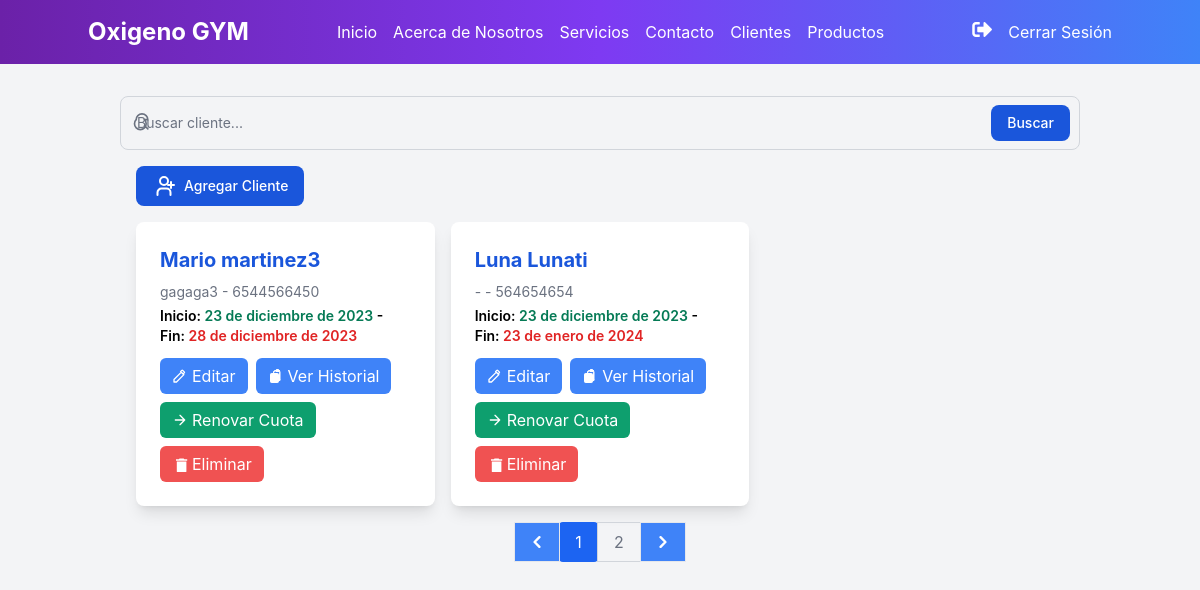
The app's page /clientes/ (signed in) with its own data.
### OxigenoGYMAPP/models.py (models this page shows, shortened)
class Cliente(models.Model):
    id_cliente = models.AutoField(primary_key=True)
    nombre_completo = models.CharField(max_length=100)
    dni = models.CharField(max_length=20, unique=True)
    apodo = models.CharField(max_length=50, blank=True)
    fecha_inicio_cuota = models.DateField(default=default_fecha_inicio, blank=True, null=True)
    fecha_fin_cuota = models.DateField(default=default_fecha_fin, blank=True, null=True)

### OxigenoGYMAPP/views.py (the view)
# urls.py: path('clientes/', views.listar_clientes, name='listar_clientes'),
@login_required(login_url='login_gym')
def listar_clientes(request):
    clientes = Cliente.objects.all()
    query = request.GET.get('q')
    if query:
        clientes = clientes.filter(
            Q(nombre_completo__icontains=query) |
            Q(apodo__icontains=query) |
            Q(dni__icontains=query)
        )
    paginator = Paginator(clientes, 2)
    page = request.GET.get('page')
    try:
        clientes_pagina = paginator.page(page)
    except PageNotAnInteger:
        clientes_pagina = paginator.page(1)
    except EmptyPage:
        clientes_pagina = paginator.page(paginator.num_pages)
    historiales_cuotas = CuotaHistorial.objects.all()
    form_cliente = ClienteForm()  # Utiliza el formulario de Django
    return render(request, 'clientes.html', {'clientes': clientes_pagina, 'historiales_cuotas': historiales_cuotas, 'form_cliente': form_cliente, 'historial_form': CuotaHistorialForm()})

### OxigenoGYMAPP/forms.py (shortened to what this page needs)
class ClienteForm(forms.ModelForm):
    class Meta:
        model = Cliente
        fields = ['nombre_completo', 'dni', 'apodo', 'fecha_inicio_cuota', 'fecha_fin_cuota']
        widgets = {
            'fecha_inicio_cuota': forms.DateInput(attrs={'type': 'date', 'placeholder': 'YYYY-MM-DD'}, format='%Y-%m-%d'),
            'fecha_fin_cuota': forms.DateInput(attrs={'type': 'date', 'placeholder': 'YYYY-MM-DD'}, format='%Y-%m-%d'),
        }
    def __init__(self, *args, **kwargs):
        super(ClienteForm, self).__init__(*args, **kwargs)
        if self.instance and self.instance.pk:
            self.fields['fecha_inicio_cuota'].initial = self.instance.fecha_inicio_cuota
            self.fields['fecha_fin_cuota'].initial = self.instance.fecha_fin_cuota

class CuotaHistorialForm(forms.ModelForm):
    class Meta:
        model = CuotaHistorial
        fields = ['fecha_inicio_cuota', 'fecha_fin_cuota']
        widgets = {
            'fecha_inicio_cuota': forms.DateInput(attrs={'type': 'date', 'placeholder': 'YYYY-MM-DD'}, format='%Y-%m-%d'),
            'fecha_fin_cuota': forms.DateInput(attrs={'type': 'date', 'placeholder': 'YYYY-MM-DD'}, format='%Y-%m-%d'),
        }

### OxigenoGYMAPP/models.py (called while the page is built)
def default_fecha_inicio():
    return datetime.now().date()

def default_fecha_fin():
    return (datetime.now() + timedelta(days=30)).date()

### OxigenoGYMAPP/templates/clientes.html (shortened to what this page needs)
{% extends 'base.html' %}
{% block content %}
<link href="https://cdnjs.cloudflare.com/ajax/libs/flowbite/2.2.0/flowbite.min.css" rel="stylesheet" />
<div class="container mx-auto p-4">
    <form method="get" action="{% url 'listar_clientes' %}">
        <div class="relative">
            <div class="absolute inset-y-0 left-0 flex items-center pl-3 pointer-events-none">
            </div>
            <input type="search" name="q" id="default-search" class="block w-full p-4 pl-12 text-sm text-gray-900 placeholder-gray-500 bg-gray-100 border border-gray-300 rounded-lg focus:ring-blue-500 focus:border-blue-500 dark:bg-gray-700 dark:border-gray-600 dark:placeholder-gray-400 dark:text-white dark:focus:ring-blue-500 dark:focus:border-blue-500" placeholder="Buscar cliente..." required>
            <button type="submit" class="absolute top-1/2 right-2.5 transform -translate-y-1/2 px-4 py-2 text-sm font-medium text-white bg-blue-700 rounded-lg hover:bg-blue-800 focus:outline-none focus:ring-4 focus:ring-blue-300 dark:bg-blue-600 dark:hover:bg-blue-700 dark:focus:ring-blue-800">Buscar</button>
        </div>
    </form>
<div class="container mx-auto p-4">
    <div class="mb-4 text-right">
        <button onclick="abrirModal('agregarClienteModal')" class="flex items-center text-white bg-blue-700 hover:bg-blue-800 focus:ring-4 focus:outline-none focus:ring-blue-300 font-medium rounded-lg text-sm px-4 py-2 text-center dark:bg-blue-600 dark:hover:bg-blue-700 dark:focus:ring-blue-800">
            <svg class="w-6 h-6 mr-2" viewBox="0 0 24 24" stroke-width="2" stroke="currentColor" fill="none" stroke-linecap="round" stroke-linejoin="round">
                <path stroke="none" d="M0 0h24v24H0z"/>
                <circle cx="12" cy="7" r="4" />
                <path d="M5.5 21v-2.5a4 4 0 0 1 4-4h5a4 4 0 0 1 4 4V21" />
                <path d="M16 11h6m-3 -3v6" />
            </svg>
            Agregar Cliente
        </button>
    </div>
    {% if clientes %}
    <div class="grid grid-cols-1 md:grid-cols-2 lg:grid-cols-3 gap-4">
        {% for cliente in clientes %}
            <div class="bg-white p-6 rounded-lg shadow-lg transition duration-300 ease-in-out hover:shadow-xl">
                <h2 class="text-xl font-bold text-blue-700 mb-2">{{ cliente.nombre_completo }}</h2>
                <p class="text-sm text-gray-500 mb-1">{{ cliente.apodo }} - {{ cliente.dni }}</p>
                <p class="text-sm font-semibold mb-3">Inicio: <span class="text-green-600">{{ cliente.fecha_inicio_cuota }}</span> - Fin: <span class="text-red-600">{{ cliente.fecha_fin_cuota }}</span></p>
                <div class="flex flex-wrap gap-2">
                    <button onclick="abrirModalEditar('{{ cliente.id_cliente }}')" class="flex items-center px-3 py-1.5 bg-blue-500 hover:bg-blue-600 focus:ring-2 focus:ring-blue-300 transition-all duration-300 text-white rounded-md focus:outline-none">
                        Editar
                    </button>
                    <button onclick="abrirModalHistorial('{{ cliente.id_cliente }}')" class="flex items-center px-3 py-1.5 bg-blue-500 hover:bg-blue-600 focus:ring-2 focus:ring-blue-300 transition-all duration-300 text-white rounded-md focus:outline-none">
                        Ver Historial
                    </button>
                    <button onclick="abrirModalRenovar('{{ cliente.id_cliente }}')" class="flex items-center px-3 py-1.5 bg-green-500 hover:bg-green-600 focus:ring-2 focus:ring-green-300 transition-all duration-300 text-white rounded-md focus:outline-none">
                        <svg xmlns="http://www.w3.org/2000/svg" class="h-4 w-4 mr-1" fill="none" viewBox="0 0 24 24" stroke="currentColor" stroke-width="2" aria-label="Renovar cuota">
                            <path stroke-linecap="round" stroke-linejoin="round" d="M5 12h14M12 5l7 7-7 7"></path>
                        </svg>
                        Renovar Cuota
                    </button>
                    <form onsubmit="return confirm('¿Estás seguro de querer eliminar este cliente?');" action="{% url 'eliminar_cliente' cliente.id_cliente %}" method="post" class="inline">
                        <button type="submit" class="flex items-center px-3 py-1.5 bg-red-500 hover:bg-red-600 focus:ring-2 focus:ring-red-300 transition-all duration-300 text-white rounded-md focus:outline-none">
                            <svg class="w-4 h-4 mr-1" fill="currentColor" viewBox="0 0 20 20" aria-label="Eliminar cliente">
                                <path d="M6 19c0 1.1.9 2 2 2h8c1.1 0 2-.9 2-2V7H6v12zM19 4h-3.5l-1-1h-5l-1 1H5v2h14V4z"></path>
                            </svg>
                            Eliminar
                        </button>
                    </form>
                </div>
            </div>
        {% endfor %}
    </div>
{% endif %}
<div class="flex justify-center mt-4">
    <nav class="flex items-center -space-x-px h-10 text-base">
        <a href="?page=1" class="flex items-center justify-center px-4 h-10 text-white bg-blue-500 border border-blue-500 rounded-l-md transition duration-300 ease-in-out transform hover:bg-blue-600 hover:scale-105">
            <svg class="w-3 h-3 rtl:rotate-180" aria-hidden="true" xmlns="http://www.w3.org/2000/svg" fill="none" viewBox="0 0 6 10">
                <path stroke="currentColor" stroke-linecap="round" stroke-linejoin="round" stroke-width="2" d="M5 1 1 5l4 4"/>
            </svg>
        </a>
        {% for i in clientes.paginator.page_range %}
            <a href="?page={{ i }}" class="flex items-center justify-center px-4 h-10 leading-tight {% if i == clientes.number %}text-white bg-blue-600 border-blue-600 rounded{% else %}text-gray-500 border border-gray-300 hover:bg-gray-100 hover:text-gray-700 transition duration-300 ease-in-out{% endif %}">
                {{ i }}
            </a>
        {% endfor %}
        <a href="?page={{ clientes.paginator.num_pages }}" class="flex items-center justify-center px-4 h-10 text-white bg-blue-500 border border-blue-500 rounded-r-md transition duration-300 ease-in-out transform hover:bg-blue-600 hover:scale-105">
            <svg class="w-3 h-3" aria-hidden="true" xmlns="http://www.w3.org/2000/svg" fill="none" viewBox="0 0 6 10">
                <path stroke="currentColor" stroke-linecap="round" stroke-linejoin="round" stroke-width="2" d="m1 9 4-4-4-4"/>
            </svg>
        </a>
    </nav>
</div>
</body>
{% endblock %}

### records on screen
Cliente: nombre_completo "Mario martinez3", apodo "gagaga3", dni "6544566450", fecha_inicio_cuota "23 de diciembre de 2023", fecha_fin_cuota "28 de diciembre de 2023"
Cliente: nombre_completo "Luna Lunati", apodo "-", dni "564654654", fecha_inicio_cuota "23 de diciembre de 2023", fecha_fin_cuota "23 de enero de 2024"

### other values on screen
{{ i }} "1" "2"
